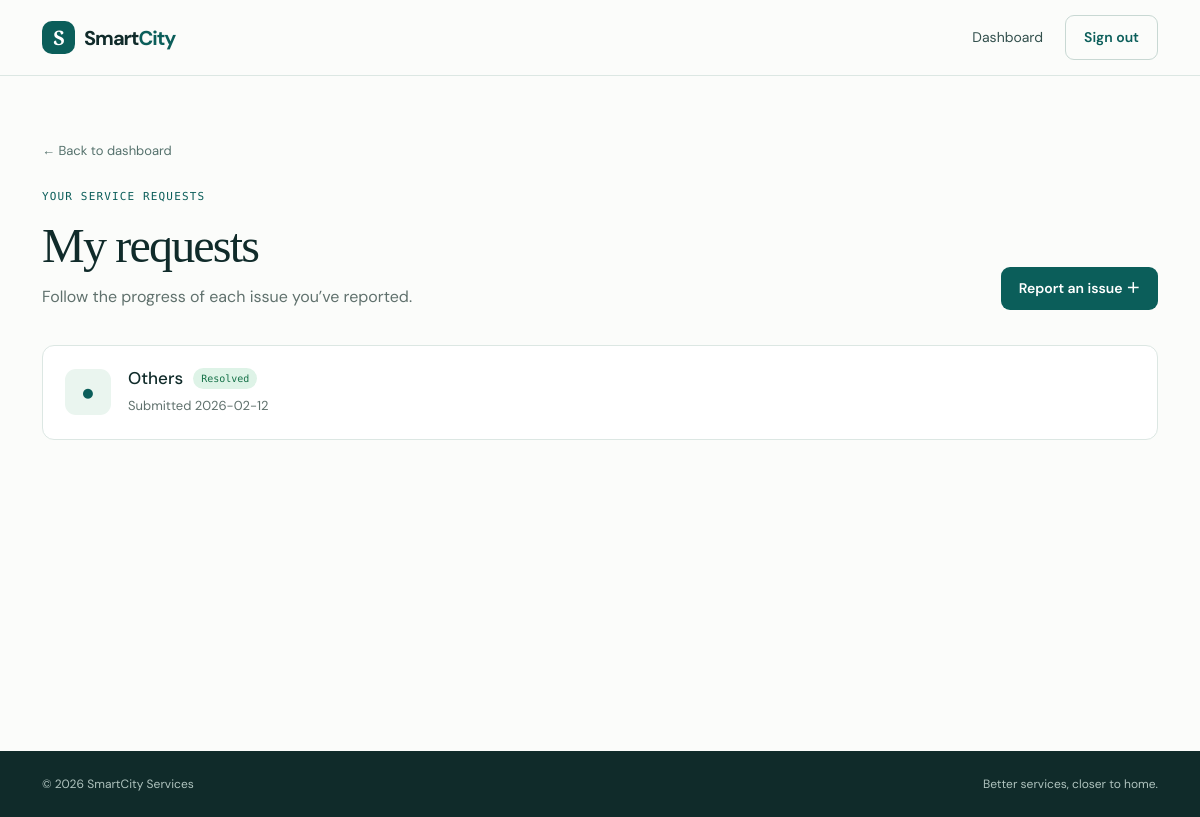
/my_complaints (signed in), run on the app's committed database.
### tables this page shows
CREATE TABLE complaints (
                    id INTEGER PRIMARY KEY AUTOINCREMENT,
                    user_id INTEGER,
                    category TEXT,
                    area TEXT,
                    description TEXT,
                    status TEXT,
                    date TEXT, image TEXT);

### app.py (the view)
@app.route("/my_complaints")
def my_complaints():
    conn = get_db()
    complaints = conn.execute("SELECT * FROM complaints WHERE user_id=?",
                              (session["user_id"],)).fetchall()
    conn.close()
    return render_template("my_complaints.html", complaints=complaints)

### app.py (called while the page is built)
def get_db():
    conn = sqlite3.connect("database.db")
    conn.row_factory = sqlite3.Row
    return conn

### templates/my_complaints.html
{% extends "layout.html" %}{% block title %}My requests | SmartCity{% endblock %}{% block body %}<section class="page-shell container"><div class="list-heading"><div><a class="back-link" href="/dashboard">← Back to dashboard</a><span class="eyebrow">YOUR SERVICE REQUESTS</span><h1>My requests</h1><p>Follow the progress of each issue you’ve reported.</p></div><a href="/add_complaint" class="btn btn-primary">Report an issue <span>＋</span></a></div>{% if complaints %}<div class="complaint-list">{% for c in complaints %}<article class="complaint-item"><div class="request-symbol">{% if c.category == 'Road Issue' %}⌁{% elif c.category == 'Street Light' %}☼{% elif c.category == 'Water Supply' %}≋{% else %}●{% endif %}</div><div class="complaint-main"><div class="complaint-title"><h3>{{ c.category }}</h3><span class="status status-{{ c.status|lower|replace(' ', '-') }}">{{ c.status }}</span></div><p>{{ c.area }}</p><small>Submitted {{ c.date }}</small></div>{% if c.image %}<img class="request-photo" src="{{ url_for('static', filename='uploads/' ~ c.image) }}" alt="Attachment for {{ c.category }}">{% endif %}</article>{% endfor %}</div>{% else %}<div class="empty-state"><div>⌁</div><h2>No requests yet</h2><p>When you report an issue, it will appear here.</p><a href="/add_complaint" class="btn btn-primary">Report an issue</a></div>{% endif %}</section>{% endblock %}

### static/style.css (style rules this page uses)
:root { --ink:#102b2a;--muted:#60716d;--teal:#0b5e5a;--mint:#e9f5ef;--line:#dce7e3;--paper:#fbfcfa;--orange:#f5a54a }
* { box-sizing:border-box }
body { margin:0;background:var(--paper);color:var(--ink);font-family:'DM Sans',sans-serif }
h1,h2,h3,p { margin-top:0 }
h1,h2 { font-family:'Playfair Display',serif }
.btn { border-radius:9px;padding:11px 18px;font-weight:600;font-size:14px;border:0 }
.btn-primary { background:var(--teal)!important }
.eyebrow { display:block;color:var(--teal);font-family:'DM Mono',monospace;font-size:11px;letter-spacing:1.15px;font-weight:500;margin-bottom:16px }
.back-link { display:inline-block;color:#55716c;text-decoration:none;font-size:13px;margin-bottom:44px }
.page-shell,.form-page { padding-top:62px;padding-bottom:85px;min-height:calc(100vh - 125px) }
.page-heading h1,.list-heading h1,.form-header h1 { font-size:clamp(38px,4vw,54px);line-height:1.05;letter-spacing:-1.8px;margin-bottom:13px }
.page-heading p,.list-heading p,.form-header p { color:var(--muted);margin:0;line-height:1.6 }
.list-heading { display:flex;justify-content:space-between;gap:25px;align-items:flex-end;margin-bottom:35px }
.list-heading .back-link { margin-bottom:28px }
.complaint-list { display:grid;gap:13px }
.complaint-item { padding:22px;display:flex;align-items:center;gap:17px;border:1px solid var(--line);border-radius:12px;background:#fff }
.request-symbol { width:46px;height:46px;border-radius:11px;background:#eaf5ef;color:var(--teal);display:grid;place-items:center;font-size:23px }
.complaint-main { flex:1 }
.complaint-title { display:flex;gap:10px;align-items:center }
.complaint-title h3 { font-size:17px;margin:0 }
.complaint-main p,.complaint-main small { font-size:13px;color:var(--muted);margin:4px 0 0 }
.status { font:10px 'DM Mono';padding:5px 8px;border-radius:20px;background:#fff4dc;color:#966002 }
.status-completed,.status-resolved { background:#def3e7;color:#167148 }

### data on the page
complaints: category "Others", status "Resolved", date "2026-02-12"
